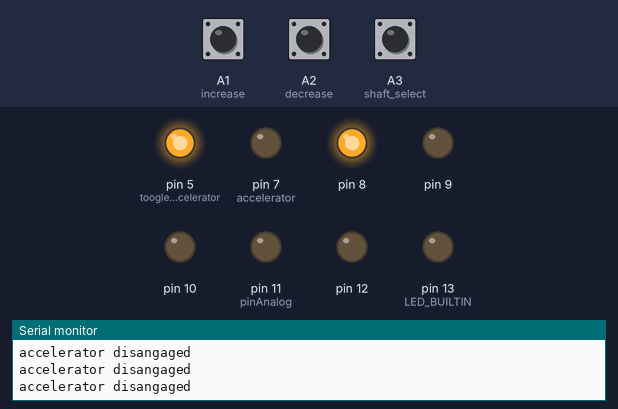
Simulated run of this sketch. Board: Arduino Uno, built with avr-gcc and run on an emulated ATmega328P. On the bench: output pins drawn as LEDs (lit = HIGH), the last lines printed to the serial monitor. Inputs (shaded band) come from the test bench; at power-on: A1 (increase) HIGH, A3 (shaft_select) HIGH, A2 (decrease) HIGH.

Above: at 1.8 s.
1.9 s: A1 (increase) pulled LOW for 3.2 s
At 5.1 s:
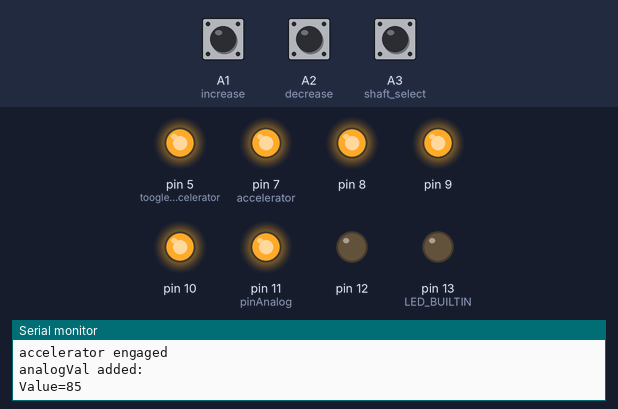
6.6 s: A3 (shaft_select) pulled LOW for 0.15 s
At 7.4 s:
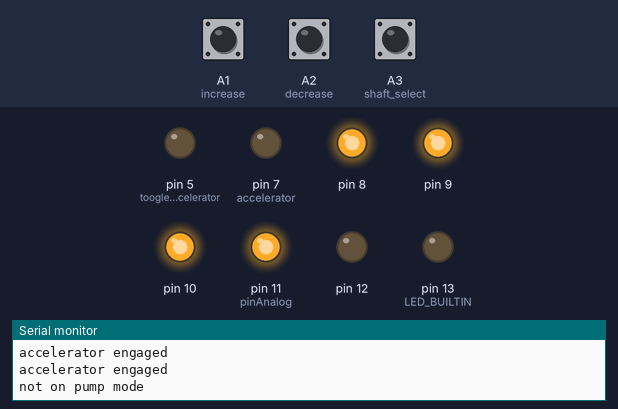
9.7 s: A3 (shaft_select) pulled LOW for 1 s
At 10.1 s:
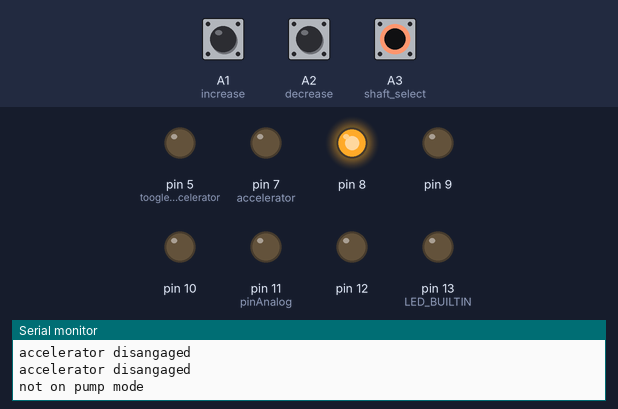
13.8 s: A1 (increase) pulled LOW for 1 s
At 15.8 s:
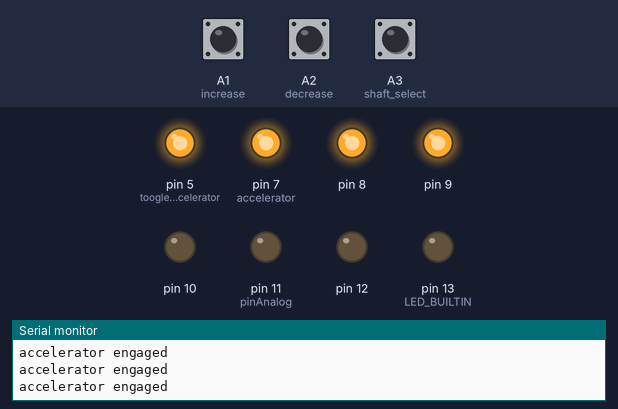
17.8 s: A2 (decrease) pulled LOW for 3.2 s
At 19.8 s:
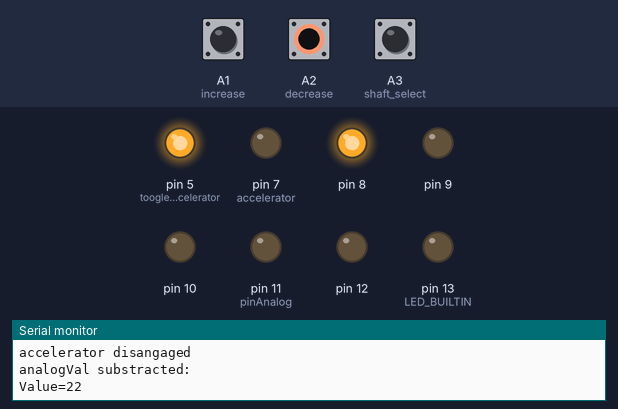
Timing chart, 0 to 21.3 s (numbered marks = the images above; inputs shaded):
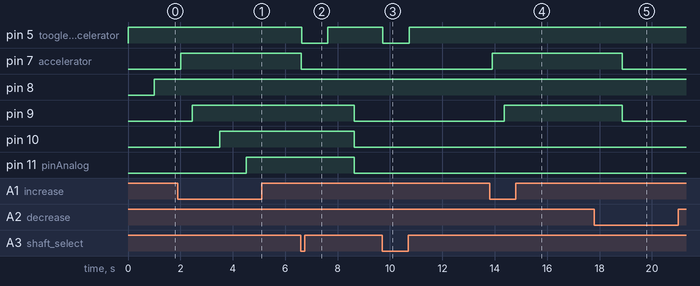

Measured:
- after the input at 1.9 s, pin 7 (accelerator): LOW → HIGH after 0.11 s; pin 9: LOW → HIGH after 0.56 s; pin 10: LOW → HIGH after 1.6 s; pin 11 (pinAnalog): LOW → HIGH after 2.6 s
- after the input at 6.6 s, pin 5 (toogle_accelerator): HIGH → LOW at once, → HIGH 1.0 s later; pin 7 (accelerator): HIGH → LOW at once; pin 9, pin 10, pin 11 (pinAnalog): HIGH → LOW after 2.0 s
- after the input at 9.7 s, pin 5 (toogle_accelerator): HIGH → LOW at once, → HIGH 1.0 s later
- after the input at 13.8 s, pin 7 (accelerator): LOW → HIGH after 0.11 s; pin 9: LOW → HIGH after 0.56 s
- after the input at 17.8 s, pin 7 (accelerator), pin 9: HIGH → LOW after 1.1 s

The sketch:

kerax_sides_fire.ino
```cpp
const int pinAnalog = 11,
          increase = A1,
          decrease = A2,
          accelerator = 7,
          shaft_select = A3,
          toogle_accelerator = 5;
uint8_t analogVal;  //0.450V
const int delay_time = 20;
const uint8_t maxVal = 150,  //>2.5V
  minVal = 22;               //0.5V

void setup() {
  // put your setup code here, to run once:
  analogVal = minVal;
  pinMode(increase, INPUT_PULLUP);
  pinMode(decrease, INPUT_PULLUP);
  pinMode(shaft_select, INPUT_PULLUP);
  pinMode(accelerator, OUTPUT);
  pinMode(8, OUTPUT);
  pinMode(9, OUTPUT);
  pinMode(10, OUTPUT);
  pinMode(11, OUTPUT);
  pinMode(12, OUTPUT);
  pinMode(13, OUTPUT);
  pinMode(toogle_accelerator, OUTPUT);
  pinMode(LED_BUILTIN, OUTPUT);
  Serial.begin(9600);
}
int i;
uint64_t maxBTime;
bool firstOnPump = false,
     firstOnTruck = false,
     firstOnIncrease = false,
     firstOnDecrease = false;
void writeAnalog_func(uint8_t value) {
  if (value <= 23) {
    //
    digitalWrite(8, 1);
    digitalWrite(9, 0);
    digitalWrite(10, 0);
    //
    digitalWrite(11, 0);
    digitalWrite(12, 0);
    digitalWrite(13, 0);
  }
  if (value <= 53 && value > 32) {
    //
    digitalWrite(8, 1);
    digitalWrite(9, 1);
    digitalWrite(10, 0);
    //
    digitalWrite(11, 0);
    digitalWrite(12, 0);
    digitalWrite(13, 0);
  }
  if (value <= 73 && value > 53) {
    //
    digitalWrite(8, 1);
    digitalWrite(9, 1);
    digitalWrite(10, 1);
    //
    digitalWrite(11, 0);
    digitalWrite(12, 0);
    digitalWrite(13, 0);
  }
  if (value <= 93 && value > 73) {
    //
    digitalWrite(8, 1);
    digitalWrite(9, 1);
    digitalWrite(10, 1);
    //
    digitalWrite(11, 1);
    digitalWrite(12, 0);
    digitalWrite(13, 0);
  }
  if (value <= 113 && value > 93) {
    //
    digitalWrite(8, 1);
    digitalWrite(9, 1);
    digitalWrite(10, 1);
    //
    digitalWrite(11, 1);
    digitalWrite(12, 1);
    digitalWrite(13, 0);
  }
  if (value <= 133 && value > 113) {
    //
    digitalWrite(8, 1);
    digitalWrite(9, 1);
    digitalWrite(10, 1);
    //
    digitalWrite(11, 1);
    digitalWrite(12, 1);
    digitalWrite(13, 1);
  }
}
void loop() {
  // put your main code here, to run repeatedly:


  if (firstOnPump) {
    writeAnalog_func(analogVal);
    if (!digitalRead(increase)) {
      analogVal++ == maxVal ? analogVal = maxVal : analogVal;
      Serial.print("analogVal added:\nValue=");
      Serial.println(analogVal);
      delay(delay_time);
    }
    if (!digitalRead(decrease)) {
      analogVal-- == minVal ? analogVal = minVal : analogVal;
      Serial.print("analogVal substracted:\nValue=");
      Serial.println(analogVal);
      delay(delay_time);
    }

    if (analogVal < minVal+2) {
      Serial.println("accelerator disangaged");
      digitalWrite(accelerator, LOW);
      firstOnIncrease = false;
      //delay(20);
    }
    if (analogVal >= minVal+2) {
      Serial.println("accelerator engaged");
      digitalWrite(accelerator, HIGH);
      //delay(20);
    }
  }
  if (!digitalRead(shaft_select)) {
    if (firstOnTruck == false) {
      firstOnPump = false;
      firstOnTruck = true;
      digitalWrite(accelerator, LOW);
      Serial.println("not on pump mode");
      digitalWrite(toogle_accelerator, LOW);
      maxBTime = 48000000;
      delay(1000);
    }
  }
  if (digitalRead(shaft_select)) {
    if (firstOnPump == false) {
      firstOnPump = true;
      firstOnTruck = false;
      digitalWrite(accelerator, LOW);
      analogVal = minVal;
      Serial.print("Accelerator:");
      Serial.println(analogVal);
      Serial.println("On pump mode ");
      digitalWrite(toogle_accelerator, HIGH);
      maxBTime = 24000000;
      delay(1000);
    }
  }
}
```
